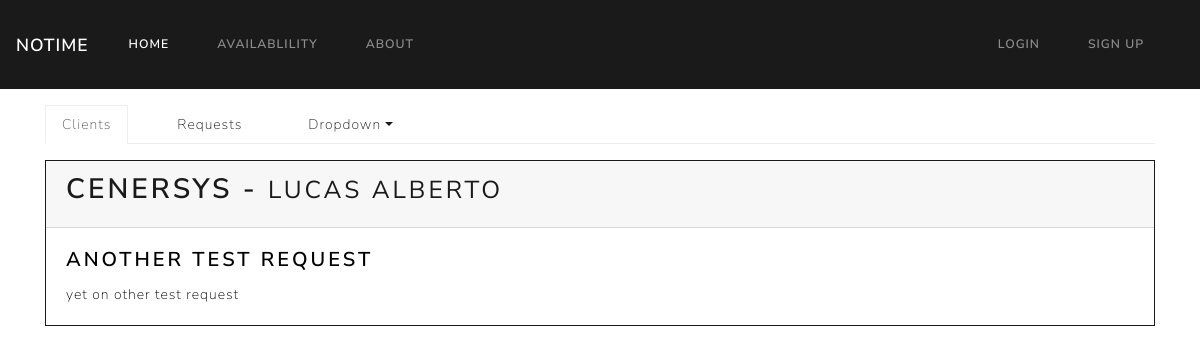
/request/7, run on the app's committed database.
### fulcrumportal/models.py (models this page shows, shortened)
class Requests(db.Model):
    id = db.Column(db.Integer, primary_key=True)
    user_fullname = db.Column(db.String(40), nullable=False)
    user_business = db.Column(db.String(80), db.ForeignKey('user.business_name'), nullable=False)
    date_posted = db.Column(db.DateTime, nullable=False, default=datetime.utcnow)
    request_title = db.Column(db.String(30), nullable=False, default='Request')
    request_body = db.Column(db.Text, nullable=False)

### fulcrumportal/routes.py (the view)
@app.route("/request/<int:request_id>")
def requests(request_id):
    request2 = Requests.query.get_or_404(request_id)
    return render_template('request.html', title=request2.request_title, request=request2)

### fulcrumportal/templates/request.html (shortened to what this page needs)
{% extends "main.html" %}
{% block content %}
    <div class="container pt-3">
        <div class="card border-primary mb-3" style="color: #000;">
          <div class="card-header"><h2 class="">{{ request.user_business }} - <small>{{ request.user_fullname }}</small></h2></div>
          <div class="card-body">
            <h4 class="card-title">{{ request.request_title }}</h4>
            <p class="card-text">{{ request.request_body }}</p>
          </div>
        </div>
    </div>
{% endblock content %}

### data on the page
Requests: user_business "CENERSYS", user_fullname "LUCAS ALBERTO", request_title "ANOTHER TEST REQUEST", request_body "yet on other test request"
